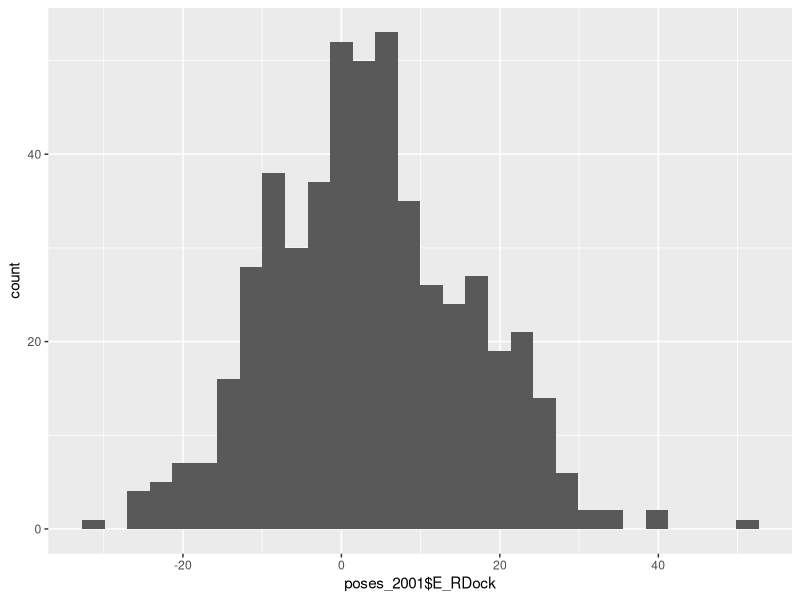
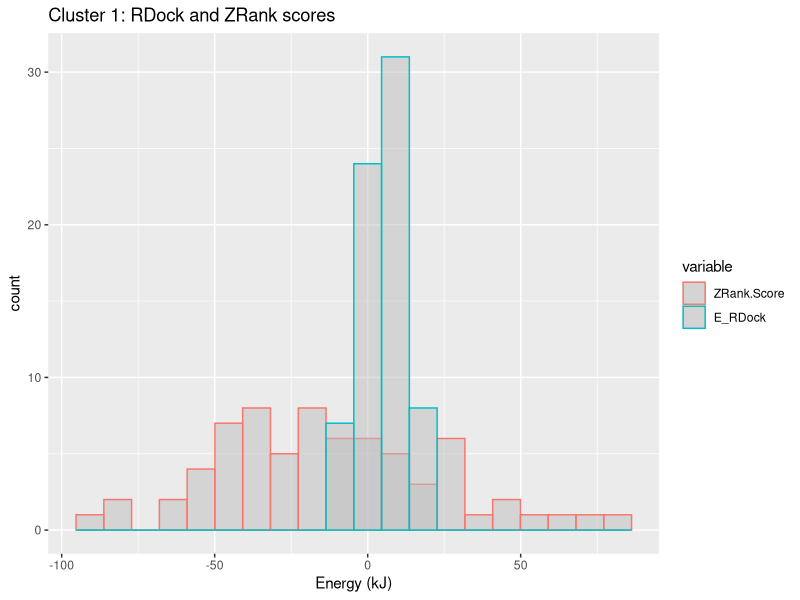
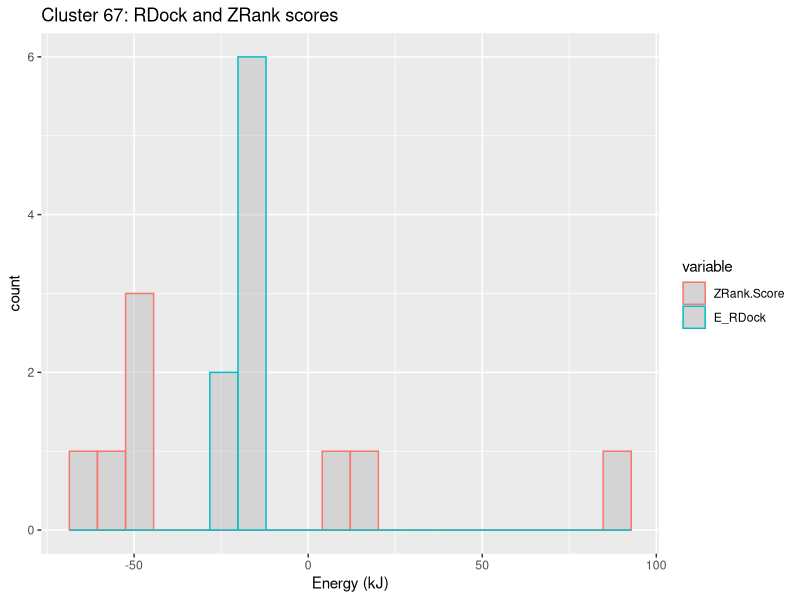
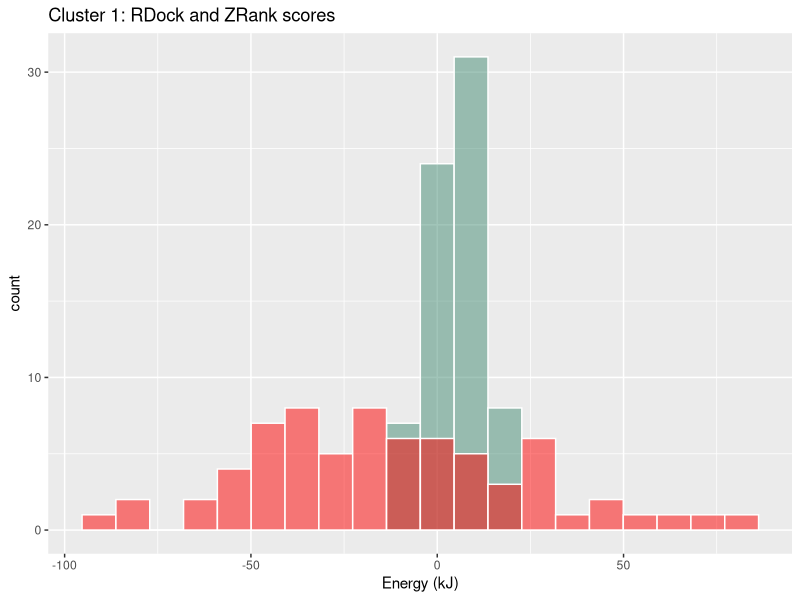
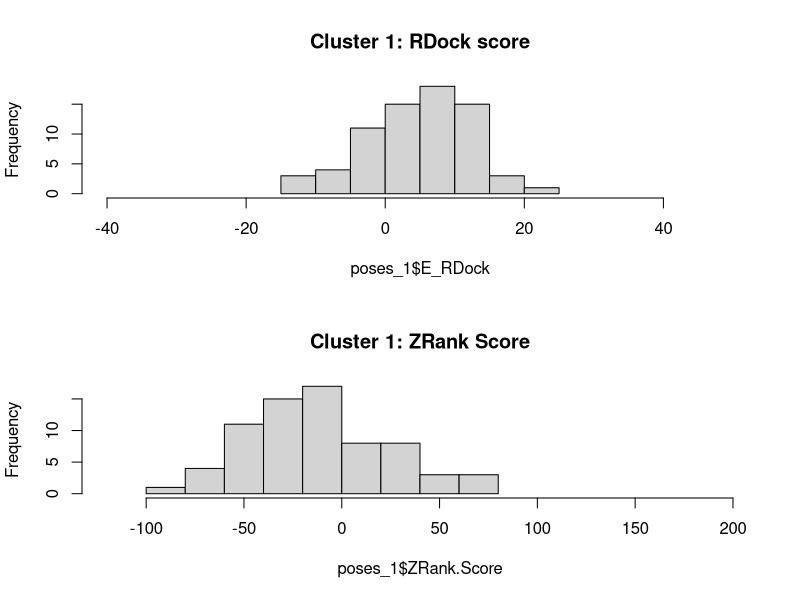

These figures' R source, in order:
### Christopher Shin 
### SEPTEMBER 19, 2023 
#
# This R file will take the Output of the RDOCK from Discovery Studio
#
#

setwd("/Users/chris/Documents/ASU_Work/Research_Singharoy")
getwd()
library(dplyr)
library(ggplot2)
library(tidyverse)
library(reshape2)

#Creating df for Energy Poses
poses <- read.table("PosesEnergy_2000.txt",sep=",",header = T)
View(poses)


#Recoding clusters as factor variables
length(unique(poses$Cluster))
cluster_factor <- factor(unique(poses$Cluster))
cluster_factor

poses$Cluster <- factor(poses$Cluster)
str(poses)

#Looking at how many poses are in each cluster
cluster_table <-table(poses$Cluster)
cluster_table.sorted <- cluster_table[order(cluster_table)]
cluster_table.sorted

length(poses$Cluster)

#Ranking the clusters by their median and mean E_RDock Score
median_E_RDock <- aggregate(poses$E_RDock~poses$Cluster, data=poses, FUN = median)
median_E_RDock
mean_E_RDock <- aggregate(poses$E_RDock~poses$Cluster, data=poses, FUN = mean)

min_ZRank <- aggregate(poses$ZRank.Score~poses$Cluster, data=poses, FUN = min)
min_ZRank
min_ZDock <- aggregate(poses$ZDock.Score~poses$Cluster, data=poses, FUN = min)
min_ZDock
stats_E_R_Dock <- cbind(median_E_RDock, mean_E_RDock$`poses$E_RDock`,
                        min_ZRank$`poses$ZRank.Score`, min_ZDock$`poses$ZDock.Score`)



View(median_E_RDock)
View(stats_E_R_Dock)
### Histograms ###
poses_2001 <- poses[poses$Cluster == "2001",]
ggplot(data = poses_2001, aes(x=poses_2001$E_RDock)) + 
  geom_histogram()

#Obtaining a new dataframe with only the elements in Cluster 1
poses_1 <- poses[poses$Cluster == "1",]
View(poses_1)

#Making a new df with only the ZRank and E_RDock scores
poses_1.s <- select(poses_1,ZRank.Score,E_RDock)
#Convert the new df into a single column
poses_1.m <- melt(poses_1.s[,1:2])
View(poses_1.m)

ggplot(poses_1.m) + 
  geom_histogram(aes(x = value, color = variable), fill = "grey",
                  alpha = 0.5,  bins = 20,
                 position = "identity") +
  labs(x="Energy (kJ)",title = "Cluster 1: RDock and ZRank scores")

#Histogram but placed in a separate image
png("two-hists.png", width=1000,height=500)
par(mfrow=c(2,1))
hist(x=poses_1$E_RDock, main = "Cluster 1: RDock score",
     xlim = c(-40,50))
hist(x=poses_1$ZRank.Score, main = "Cluster 1: ZRank Score",
     xlim = c(-120, 200))
dev.off()
  
poses$Cluster
?geom_histogram()
  
min(poses$ZRank.Score)


##Cluster 67
poses_67 <- poses[poses$Cluster == "67",]
View(poses_67)

#Making a new df with only the ZRank and E_RDock scores
poses_67.s <- select(poses_67,ZRank.Score,E_RDock)
#Convert the new df into a single column
poses_67.m <- melt(poses_67.s[,1:2])
View(poses_67.m)

ggplot(poses_67.m) + 
  geom_histogram(aes(x = value, color = variable), fill = "grey",
                 alpha = 0.5,  bins = 20,
                 position = "identity") +
  labs(x="Energy (kJ)",title = "Cluster 67: RDock and ZRank scores")




#### Addendum

#First histogram plot of cluster 1
ggplot(poses_1) +
  geom_histogram(aes(x=poses_1$E_RDock),color = "white", fill="aquamarine4",
                 alpha = 0.5, bins = 20) +
  geom_histogram(aes(x=poses_1$ZRank.Score),color = "white", fill="red",
                 alpha = 0.5, bins = 20) +
  labs(x="Energy (kJ)",title = "Cluster 1: RDock and ZRank scores")

